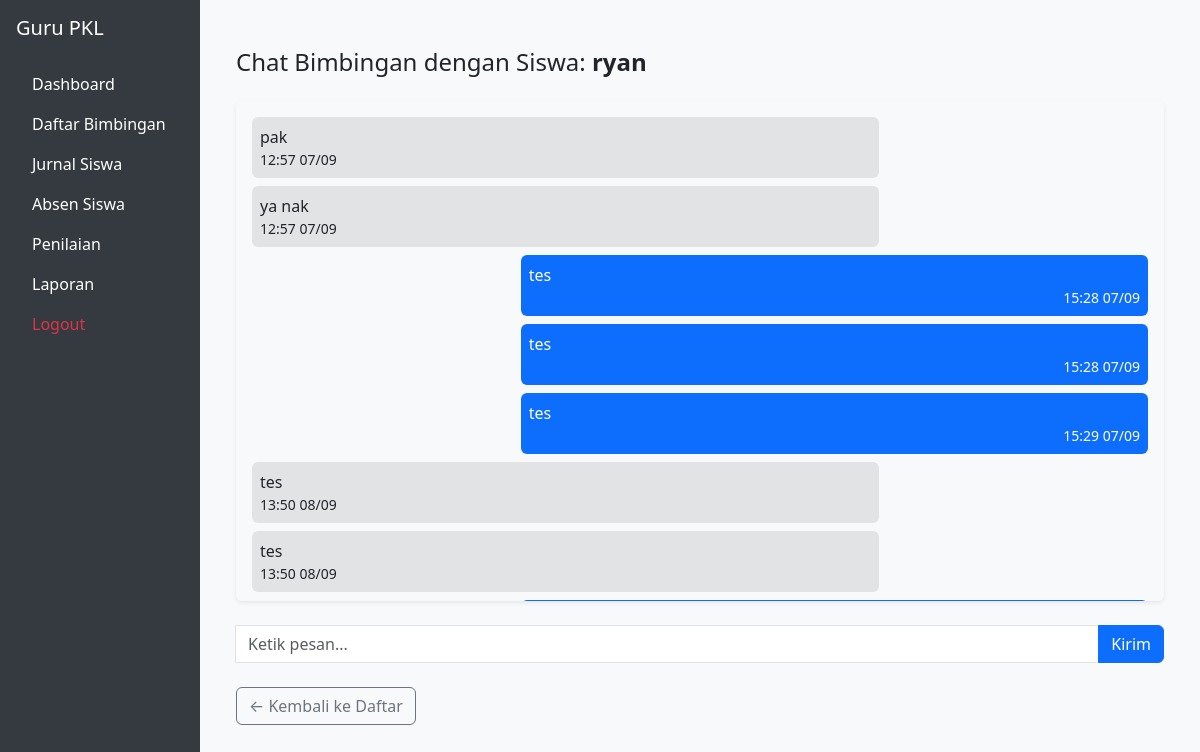
/guru/app/view/bimbingan_detail.php?id_siswa=54 (signed in), run on the app's committed database.
### tables this page shows
CREATE TABLE `datasiswa` (
  `id` int(11) NOT NULL,
  `email` varchar(100) NOT NULL,
  `password` varchar(255) NOT NULL,
  `nama` varchar(255) NOT NULL,
  `nis` int(11) NOT NULL,
  `jurusan` varchar(255) NOT NULL,
  `kelas` varchar(50) DEFAULT NULL,
  `tahun_pkl` year(4) DEFAULT NULL,
  `semester_pkl` varchar(10) DEFAULT NULL
);

CREATE TABLE `chat_bimbingan` (
  `id` int(11) NOT NULL,
  `id_siswa` int(11) DEFAULT NULL,
  `pengirim` varchar(100) NOT NULL,
  `penerima` varchar(100) DEFAULT NULL,
  `pesan` text NOT NULL,
  `waktu` datetime DEFAULT current_timestamp()
);

### guru/app/view/bimbingan_detail.php (the view, shortened to what this page needs)
<?php
require_once "../../Config/database.php";
$id_siswa = (int)$_GET['id_siswa'];
$stmt = $koneksi->prepare("SELECT nama FROM datasiswa WHERE id = ?");
$stmt->bind_param("i", $id_siswa);
$stmt->execute();
$siswa = $stmt->get_result()->fetch_assoc();
$nama_siswa = $siswa['nama'] ?? 'Siswa';
$stmt = $koneksi->prepare("SELECT * FROM chat_bimbingan WHERE id_siswa = ? ORDER BY waktu ASC");
$stmt->bind_param("i", $id_siswa);
$stmt->execute();
$chat = $stmt->get_result();
?>
<?php include 'template/header.php'; ?>
<?php include 'template/sidebar.php'; ?>
<div class="container mt-4">
  <h4 class="mb-4">Chat Bimbingan dengan Siswa: <strong><?= htmlspecialchars($nama_siswa) ?></strong></h4>
  <div class="chat-container mb-4 p-3 bg-light rounded shadow-sm" style="max-height: 500px; overflow-y: auto;">
    <?php while ($row = $chat->fetch_assoc()): ?>
      <?php if ($row['pengirim'] === 'guru'): ?>
        <div class="chat-right bg-primary text-white p-2 rounded mb-2" style="max-width: 70%; margin-left: auto;">
          <?= nl2br(htmlspecialchars($row['pesan'])) ?>
          <div class="chat-time small text-end"><?= date("H:i d/m", strtotime($row['waktu'])) ?></div>
        </div>
      <?php else: ?>
        <div class="chat-left bg-secondary-subtle text-dark p-2 rounded mb-2" style="max-width: 70%;">
          <?= nl2br(htmlspecialchars($row['pesan'])) ?>
          <div class="chat-time small text-start"><?= date("H:i d/m", strtotime($row['waktu'])) ?></div>
        </div>
      <?php endif; ?>
    <?php endwhile; ?>
  </div>
  <form method="POST" action="../Controller/balas_bimbingan.php">
    <div class="input-group">
      <input type="text" name="pesan" class="form-control" placeholder="Ketik pesan..." required>
      <button type="submit" class="btn btn-primary">Kirim</button>
    </div>
  </form>
  <a href="daftar_bimbingan.php" class="btn btn-outline-secondary mt-4">← Kembali ke Daftar</a>
</div>
<?php include "template/footer.php"; ?>

### guru/app/view/template/header.php (style rules this page uses)
body { background-color: #f8f9fa; }

### data on the page
datasiswa: nama "ryan"
chat_bimbingan: pesan "pak", waktu "12:57 07/09"
chat_bimbingan: pesan "ya nak", waktu "12:57 07/09"
chat_bimbingan: pesan "tes", waktu "15:28 07/09"
chat_bimbingan: pesan "tes", waktu "15:28 07/09"
chat_bimbingan: pesan "tes", waktu "15:29 07/09"
chat_bimbingan: pesan "tes", waktu "13:50 08/09"
chat_bimbingan: pesan "tes", waktu "13:50 08/09"
